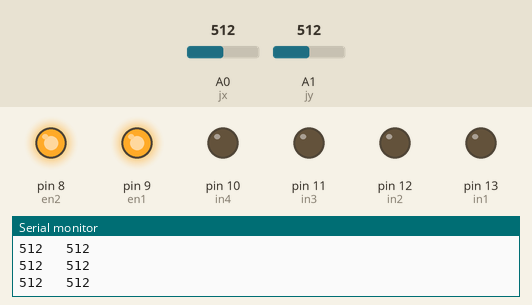
Recording of a sketch running on a simulated Arduino Uno, built with avr-gcc and run on an emulated ATmega328P. Parts: output pins drawn as LEDs (lit = HIGH), the last lines printed to the serial monitor. The inputs (shaded band) are chosen by the test bench; at power-on: A1 (jy) = 512, A0 (jx) = 512. Pins used as bus, display or sensor lines are not drawn.

Above: at 1.2 s.
1.3 s: A1 (jy) set to 466
At 2.0 s:
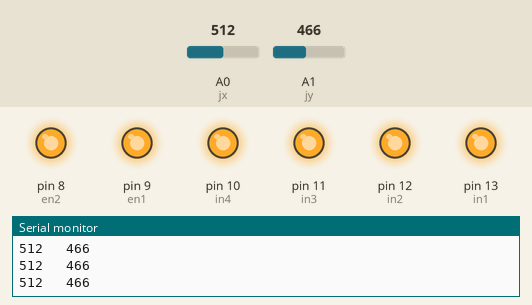
2.8 s: A0 (jx) set to 986
5.8 s: A0 (jx) set to 1008
At 6.9 s:
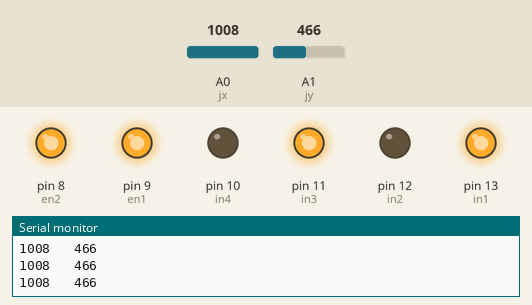
7.3 s: A0 (jx) set to 527
10.3 s: A0 (jx) set to 508
At 11.3 s:
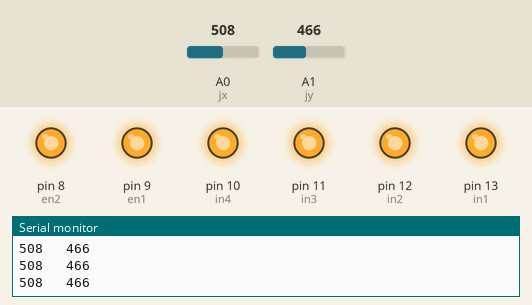
13.3 s: A1 (jy) set to 5
At 14.5 s:
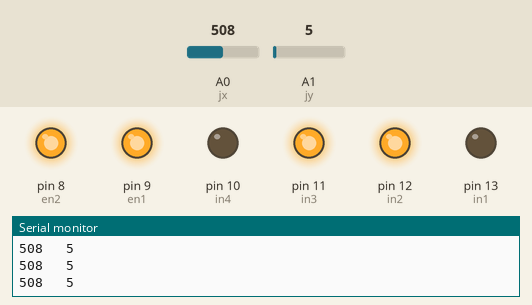
Timing chart, 0 to 15.8 s (numbered marks = the images above; inputs shaded):
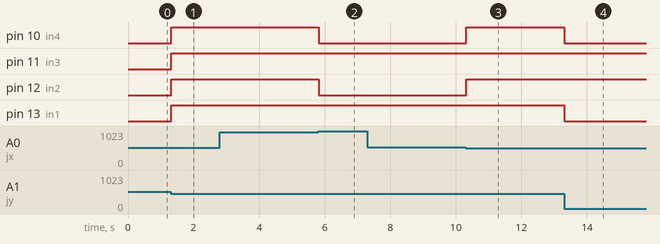

Measured:
- the behaviour switches between 480 and 479 on A1 (jy) (found by bisection; images 0 and 1)
- the behaviour switches between 1000 and 1001 on A0 (jx) (found by bisection; images 1 and 2)
- the behaviour switches between 520 and 519 on A0 (jx) (found by bisection; images 2 and 3)
- after the input at 1.3 s, pin 10 (in4), pin 11 (in3), pin 12 (in2), pin 13 (in1): LOW → HIGH at once
- after the input at 5.8 s, pin 10 (in4), pin 12 (in2): HIGH → LOW at once
- after the input at 10.3 s, pin 10 (in4), pin 12 (in2): LOW → HIGH at once
- after the input at 13.3 s, pin 10 (in4), pin 13 (in1): HIGH → LOW at once

The sketch:

joystickval.ino
```cpp
int in1 = 13, in2 = 12, in3 = 11, in4 = 10, en1 = 9, en2 = 8, jx = A0, jy = A1, vcc=7;
void setup() {
  // put your setup code here, to run once:
  pinMode(in1, OUTPUT);
  pinMode(in2, OUTPUT);
  pinMode(in3, OUTPUT);
  pinMode(in4, OUTPUT);
  pinMode(en1, OUTPUT);
  pinMode(en2, OUTPUT);
  pinMode(vcc, OUTPUT);
  pinMode(jx, INPUT);
  pinMode(jy, INPUT);
  digitalWrite(en1, 1);
  digitalWrite(en2, 1);
  digitalWrite(vcc, 1);
  Serial.begin(9600);

}

void loop() {
  // put your main code here, to run repeatedly:
  int x = analogRead(jx);
  int y = analogRead(jy);

  Serial.print(x); Serial.print("   "); Serial.print(y);
  Serial.println(" ");


// stable
  if(x>500 && x<520 && y>460 && y<480){
    digitalWrite(in1, 1);
    digitalWrite(in2, 1);
    digitalWrite(in3, 1);
    digitalWrite(in4, 1);
  }


// forward
  if(x>1000 && x<1023 && y>460 && y<480){
    digitalWrite(in1, 1);
    digitalWrite(in2, 0);
    digitalWrite(in3, 1);
    digitalWrite(in4, 0);
  }


// backward
  if(x>=0 && x<15 && y>460 && y<480){
    digitalWrite(in1, 0);
    digitalWrite(in2, 1);
    digitalWrite(in3, 0);
    digitalWrite(in4, 1);
  }


// right
  if(x>500 && x<520 && y>1000 && y<=1023){
    digitalWrite(in1, 1);
    digitalWrite(in2, 0);
    digitalWrite(in3, 0);
    digitalWrite(in4, 1);
  }


// left
  if(x>500 && x<520 && y>=0 && y<10){
    digitalWrite(in1, 0);
    digitalWrite(in2, 1);
    digitalWrite(in3, 1);
    digitalWrite(in4, 0);
  }

}
```
